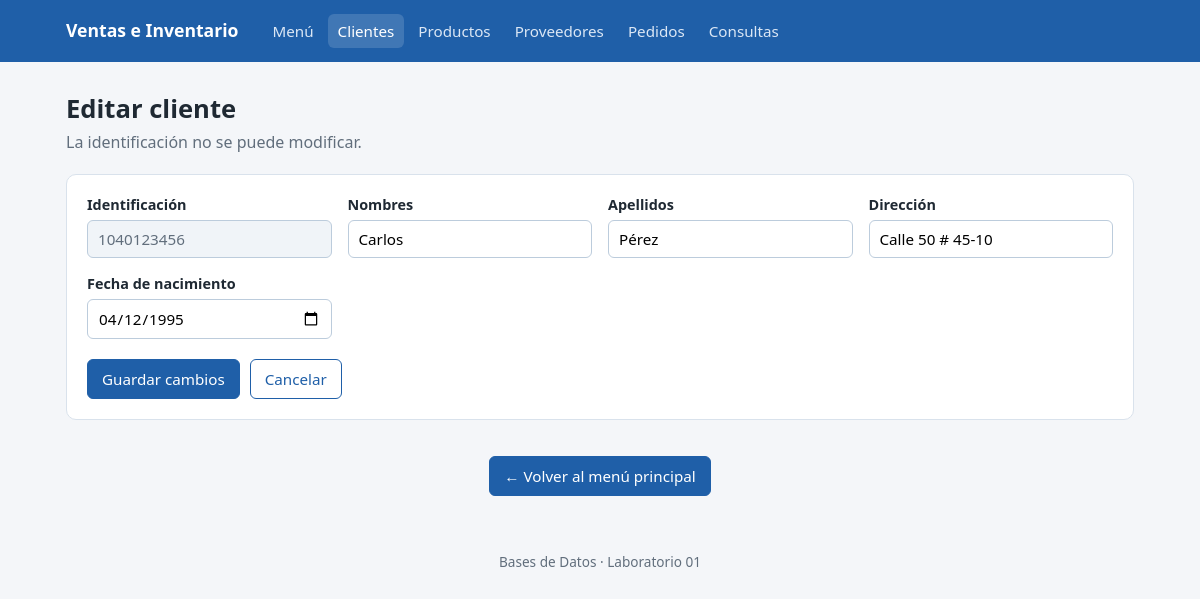
Page /clientes/1040123456/editar on the committed database.
### tables this page shows
CREATE TABLE Cliente (
                identificacion TEXT PRIMARY KEY,
                nombres TEXT NOT NULL,
                apellidos TEXT NOT NULL,
                direccion TEXT NOT NULL,
                fecha_nacimiento DATE NOT NULL
            );

### src/routes/clientes.py (the view, shortened to what this page needs)
@clientes_bp.route("/<identificacion>/editar", methods=["GET", "POST"])
def editar(identificacion: str) -> Any:
    model = _get_cliente_model()
    current_record = model.get_by_id(identificacion) or abort(404)
    hoy = date.today().isoformat()
    form_data = {
        "identificacion": current_record["identificacion"],
        "nombres": current_record["nombres"],
        "apellidos": current_record["apellidos"],
        "direccion": current_record["direccion"],
        "fecha_nacimiento": current_record["fecha_nacimiento"],
    }
    return render_template("clientes/form.html", c=form_data, editar=True, hoy=hoy)

### src/models/cliente_model.py (called while the page is built)
    def __new__(cls, *args: Any, **kwargs: Any) -> "ClienteModel":
        if cls._instance is None:
            instance = super().__new__(cls)
            instance._initialized = False  # type: ignore[attr-defined]
            cls._instance = instance
        return cls._instance

    def _get_connection(self) -> sqlite3.Connection:
        conn = sqlite3.connect(self.db_path)
        conn.row_factory = sqlite3.Row
        conn.execute("PRAGMA foreign_keys = ON;")
        return conn

    def get_by_id(self, identificacion: str) -> dict[str, Any] | None:
        try:
            with self._get_connection() as conn:
                cursor = conn.cursor()
                cursor.execute(
                    "SELECT identificacion, nombres, apellidos, direccion, fecha_nacimiento FROM Cliente WHERE identificacion = ?",
                    (identificacion,),
                )
                row = cursor.fetchone()
                return dict(row) if row else None
        except sqlite3.Error as e:
            logger.error(f"Error retrieving client {identificacion}: {e}")
            return None

### src/routes/clientes.py (called while the page is built)
def _get_cliente_model() -> models.ClienteModel:
    return models.ClienteModel(db_path=current_app.config["DB_PATH"])

### src/templates/clientes/form.html (shortened to what this page needs)
{% extends "base.html" %}
{% block contenido %}
  <h1>{{ 'Editar cliente' if editar else 'Nuevo cliente' }}</h1>
  <p class="subtitulo">
    {{ 'La identificación no se puede modificar.' if editar else 'Todos los campos son obligatorios.' }}
  </p>
  <form method="post" class="panel">
    <div class="form-grid">
      <div>
        <label for="identificacion">Identificación</label>
        <input
          id="identificacion"
          name="identificacion"
          value="{{ c.identificacion or '' }}"
          maxlength="20"
          required
          {{ 'readonly' if editar }}
        >
      </div>
      <div>
        <label for="nombres">Nombres</label>
        <input
          id="nombres"
          name="nombres"
          value="{{ c.nombres or '' }}"
          maxlength="60"
          required
        >
      </div>
      <div>
        <label for="apellidos">Apellidos</label>
        <input
          id="apellidos"
          name="apellidos"
          value="{{ c.apellidos or '' }}"
          maxlength="60"
          required
        >
      </div>
      <div>
        <label for="direccion">Dirección</label>
        <input
          id="direccion"
          name="direccion"
          value="{{ c.direccion or '' }}"
          maxlength="100"
          required
        >
      </div>
      <div>
        <label for="fecha_nacimiento">Fecha de nacimiento</label>
        <input
          id="fecha_nacimiento"
          name="fecha_nacimiento"
          type="date"
          max="{{ hoy or '' }}"
          value="{{ c.fecha_nacimiento or '' }}"
          required
        >
      </div>
    </div>
    <div class="acciones-form">
      <button class="btn" type="submit">
        {{ 'Guardar cambios' if editar else 'Registrar cliente' }}
      </button>
      <a class="btn sec" href="{{ url_for('clientes.lista') }}">Cancelar</a>
    </div>
  </form>
{% endblock %}

### src/templates/base.html (style rules this page uses)
:root { --bg: #f4f6f9; --panel: #ffffff; --texto: #1f2933; --suave: #616e7c; --borde: #d9e2ec; --primario: #1f5fa8; --primario-osc: #174a85; --peligro: #c0392b; --ok-bg: #e3f6ea; --ok: #1e7a44; --err-bg: #fdecea; }
* { box-sizing: border-box; }
body { margin: 0; font-family: system-ui, "Segoe UI", Roboto, Arial, sans-serif; background: var(--bg); color: var(--texto); line-height: 1.45; }
h1 { font-size: 1.6rem; margin: 0 0 4px; }
.subtitulo { color: var(--suave); margin: 0 0 20px; }
.panel { background: var(--panel); border: 1px solid var(--borde); border-radius: 10px; padding: 20px; }
.btn { display: inline-block; border: 1px solid var(--primario); background: var(--primario); color: #fff; padding: 8px 14px; border-radius: 6px; font-size: .95rem; cursor: pointer; text-decoration: none; font-family: inherit; }
.btn.sec { background: #fff; color: var(--primario); }
.form-grid { display: grid; grid-template-columns: repeat(auto-fit, minmax(240px, 1fr)); gap: 16px; }
label { display: block; font-weight: 600; font-size: .9rem; margin-bottom: 4px; }
input, select { width: 100%; padding: 8px 10px; border: 1px solid #bcccdc; border-radius: 6px; font-size: .95rem; font-family: inherit; background: #fff; }
input[readonly] { background: #f0f4f8; color: var(--suave); }
.acciones-form { margin-top: 20px; display: flex; gap: 10px; }

### rows in the picture
Cliente: identificacion "1040123456", nombres "Carlos", apellidos "Pérez", direccion "Calle 50 # 45-10", fecha_nacimiento "04/12/1995"

### other values in the picture
{{ 'Editar cliente' if editar else 'Nuevo cliente' }} "Editar cliente"
{{ 'Guardar cambios' if editar else 'Registrar cliente' }} "Guardar cambios"
